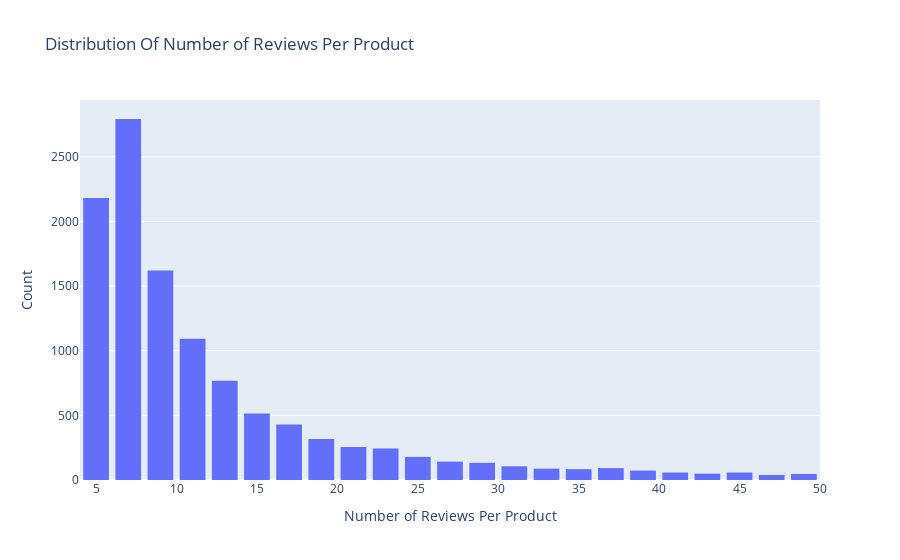

Source (notebook cell):
### Code cell
# Number of reviews per product
data = df.groupby('asin')['overall'].count()

# Create trace
trace = go.Histogram(x = data.values,
                     name = 'Ratings',
                     xbins = dict(start = 0,
                                  end = 50,
                                  size = 2))
# Create layout
layout = go.Layout(title = 'Distribution Of Number of Reviews Per Product',
                   xaxis = dict(title = 'Number of Reviews Per Product'),
                   yaxis = dict(title = 'Count'),
                   bargap = 0.2)

# Create plot
fig = go.Figure(data=[trace], layout=layout)
iplot(fig)

 # Do this first so we don't create a file if image conversion fails
img_data = to_image(fig,
        format='png',
        width=800,
        height=500,
        scale=5)

fig.write_image("images/reviews_per_product.png", scale=5)

### Figure 1 — Plotly figure (JSON) as saved in the notebook; plotly's stock layout.template omitted (floating-point values rounded to 4 significant figures; data arrays with more than 128 entries replaced by an {"elided": "..."} marker saying what was removed)
{"data": [{"name": "Ratings", "type": "histogram", "x": {"elided": "12101 int values"}, "xbins": {"end": 50, "size": 2, "start": 0}}], "layout": {"bargap": 0.2, "title": {"text": "Distribution Of Number of Reviews Per Product"}, "xaxis": {"title": {"text": "Number of Reviews Per Product"}}, "yaxis": {"title": {"text": "Count"}}}}
